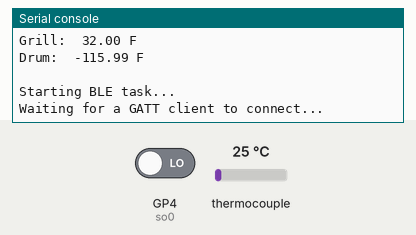
The program below on a simulated Raspberry Pi Pico running MicroPython. Shown: the last lines printed to the serial console. The test bench sets the inputs (shaded band); at power-on: thermocouple 25 °C, GP4 (so0) LOW. Nothing arrives over Bluetooth unless stated; library files of the repository ran but are not shown: max31865.py.

Above: at 1.2 s.
1.3 s: thermocouple set to 6 °C
At 2.1 s:
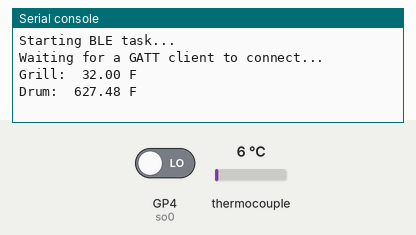
2.8 s: GP4 (so0) driven HIGH
4.3 s: thermocouple set to 75 °C
At 5.6 s:
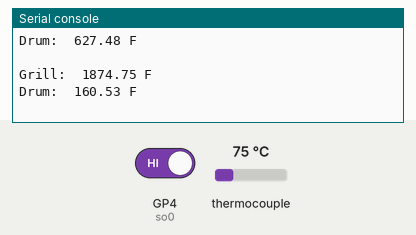
Timing chart, 0 to 7.3 s (numbered marks = the images above; inputs shaded):
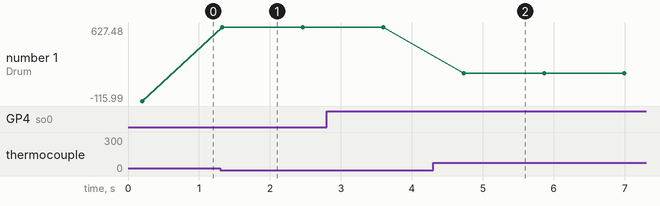

Measured:
- after the input at 1.3 s, the serial console: prints a new line at once (image 1)
- after the input at 4.3 s, the serial console: prints a new line after 0.43 s (image 2)
- plotted number 1: -115.99 → 627.48 after the input at 1.3 s, 627.48 → 160.53 after the input at 4.3 s

The program:

main.py
```python
import sys
sys.path.append("")
from micropython import const
import uasyncio as asyncio
import aioble
import bluetooth
import random
import struct
from machine import Pin
from max31865 import MAX31865
from machine import SPI
from max6675 import MAX6675
import time


dev = True

# OTA
if not dev:
    from ota import OTAUpdater
    from WIFI_CONFIG import SSID, PASSWORD
    firmware_url = "https://raw.githubusercontent.com/Eastmanlg/hotbox-pico/"
    ota_updater = OTAUpdater(SSID, PASSWORD, firmware_url, "main.py")
    ota_updater.download_and_install_update_if_available()

# org.bluetooth.service.environmental_sensing
_ENV_SENSE_UUID = bluetooth.UUID(0x181A)
# org.bluetooth.characteristic.temperature
_ENV_SENSE_TEMP1_UUID = bluetooth.UUID(0x2A6E)  # generic temperature
_ENV_SENSE_TEMP2_UUID = bluetooth.UUID(0x2A1C)  # generic temperature
# org.bluetooth.characteristic.gap.appearance.xml
_ADV_APPEARANCE_GENERIC_THERMOMETER = const(768)
# How frequently to send advertising beacons.
_ADV_INTERVAL_MS = 250_000

# Register GATT server.
temp_service = aioble.Service(_ENV_SENSE_UUID)

# Needs characteristics to read and notify temperature.
temp1_characteristic = aioble.Characteristic(
    temp_service, _ENV_SENSE_TEMP1_UUID, read=True, notify=True
)
temp2_characteristic = aioble.Characteristic(
    temp_service, _ENV_SENSE_TEMP2_UUID, read=True, notify=True
)

aioble.register_services(temp_service)

# Thermocouple and RTD SPI Configuration

# MAX6675 (Temp1) on SPI0
sck0 = Pin(2, Pin.OUT)      # SPI0 Clock
cs0 = Pin(3, Pin.OUT)       # MAX6675 Chip Select
so0 = Pin(4, Pin.IN)        # MAX6675 MISO

# MAX31865 (Temp2) on SPI1
sck1 = Pin(10, Pin.OUT)     # SPI1 Clock
cs2 = Pin(9, Pin.OUT)       # MAX31865 Chip Select
mosi = Pin(11, Pin.OUT)     # MAX31865 MOSI
miso = Pin(12, Pin.IN)      # MAX31865 MISO

# Create sensor instance for MAX6675
sensor0 = MAX6675(sck0, cs0, so0)

# Create SPI1 bus and MAX31865 instance
spi = SPI(1, baudrate=5000000, sck=sck1, mosi=mosi, miso=miso)
sensor1 = MAX31865(spi, cs2)

# Helper to encode the temperature characteristic encoding (sint16, hundredths of a degree).
def _encode_temperature(temp_deg_f):
    return struct.pack("<i", int(temp_deg_f * 100))

# Custom median function
def median(data):
    data = sorted(data)
    n = len(data)
    mid = n // 2
    if n % 2 == 0:
        return (data[mid - 1] + data[mid]) / 2
    else:
        return data[mid]

# Multi-sample median filter for robustness
def get_filtered_temp(sensor, samples=4, delay=0.2):
    readings = []
    for _ in range(samples):
        t = sensor.read()
        if t is not None and t > 0:
            readings.append(t)
        # time.sleep(delay)  # Delay is fine here since uasyncio is not used inside

    if not readings:
        return 32.0  # fallback to 32°F if sensor fails

    return median(readings)

# This would be periodically polling a hardware sensor.
async def sensor_task():
    while True:
        temp1 = get_filtered_temp(sensor0)
        # temp2 = get_filtered_temp(sensor1)
        config = 0xD2  # 11010010
        sensor1.configure(config)
        temp2 = sensor1.temperature  # Use MAX31865's temperature method

        temp1_characteristic.write(_encode_temperature(temp1))
        temp2_characteristic.write(_encode_temperature(temp2))

        if dev:
            print(f"Grill:\t{temp1:.2f} F")
            print(f"Drum:\t{temp2:.2f} F")
            print()

        await asyncio.sleep(1)

async def notify_gatt_client(connection):
    if connection is None:
        print("No connection to notify.")
        return
    temp1_characteristic.notify(connection)
    temp2_characteristic.notify(connection)
    #print("Notified GATT client with temperature data.")

# Serially wait for connections. Don't advertise while a central is
# connected.
async def peripheral_task():
    print("Starting BLE task...")
    while True:
        print("Waiting for a GATT client to connect...")
        async with await aioble.advertise(
            _ADV_INTERVAL_MS,
            name="mpy-temp",
            services=[_ENV_SENSE_UUID],
            appearance=_ADV_APPEARANCE_GENERIC_THERMOMETER,
        ) as connection:
            print("Connection from", connection.device)

            while connection.is_connected():
                await notify_gatt_client(connection)
                await asyncio.sleep(1)
            print("Disconnected from", connection.device)

# Run both tasks.
async def main():
    t1 = asyncio.create_task(sensor_task())
    t2 = asyncio.create_task(peripheral_task())
    await asyncio.gather(t1, t2)

asyncio.run(main())
```

max6675.py
```python
import time


class MAX6675:
    MEASUREMENT_PERIOD_MS = 220

    def __init__(self, sck, cs, so):
        """
        Creates new object for controlling MAX6675
        :param sck: SCK (clock) pin, must be configured as Pin.OUT
        :param cs: CS (select) pin, must be configured as Pin.OUT
        :param so: SO (data) pin, must be configured as Pin.IN
        """
        # Thermocouple
        self._sck = sck
        self._sck.low()

        self._cs = cs
        self._cs.high()

        self._so = so
        self._so.low()

        self._last_measurement_start = 0
        self._last_read_temp = 0
        self._error = 0

    def _cycle_sck(self):
        self._sck.high()
        time.sleep_us(1)
        self._sck.low()
        time.sleep_us(1)

    def refresh(self):
        """
        Start a new measurement.
        """
        self._cs.low()
        time.sleep_us(10)
        self._cs.high()
        self._last_measurement_start = time.ticks_ms()

    def ready(self):
        """
        Signals if measurement is finished.
        :return: True if measurement is ready for reading.
        """
        return time.ticks_ms() - self._last_measurement_start > MAX6675.MEASUREMENT_PERIOD_MS

    def error(self):
        """
        Returns error bit of last reading. If this bit is set (=1), there's problem with the
        thermocouple - it can be damaged or loosely connected
        :return: Error bit value
        """
        return self._error

    def read(self):
        """
        Reads last measurement and starts a new one. If new measurement is not ready yet, returns last value.
        Note: The last measurement can be quite old (e.g. since last call to `read`).
        To refresh measurement, call `refresh` and wait for `ready` to become True before reading.
        :return: Measured temperature
        """
        # Check if new reading is available
        if self.ready():
            # Bring CS pin low to start protocol for reading result of
            # the conversion process. Forcing the pin down outputs
            # first (dummy) sign bit 15.
            self._cs.low()
            time.sleep_us(10)

            # Read temperature bits 14-3 from MAX6675.
            value = 0
            for i in range(12):
                # SCK should resemble clock signal and new SO value
                # is presented at falling edge
                self._cycle_sck()
                value += self._so.value() << (11 - i)

            # Read the TC Input pin to check if the input is open
            self._cycle_sck()
            self._error = self._so.value()

            # Read the last two bits to complete protocol
            for i in range(2):
                self._cycle_sck()

            # Finish protocol and start new measurement
            self._cs.high()
            self._last_measurement_start = time.ticks_ms()

            self._last_read_temp = value * 0.25
            # Convert to Fahrenheit
            self._last_read_temp = self._last_read_temp * 9.0 / 5.0 + 32.0

        return self._last_read_temp
```
